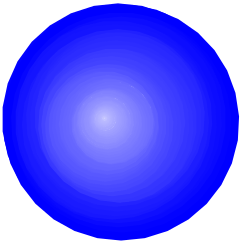

Python code for this plot:
"""
Inspired by:
https://towardsdatascience.com/creating-fractals-with-python-d2b663786da6
"""
import functools
import math
import random
import turtle

import svg_turtle

MAX_DEPTH = 70
SCALE_FACTOR = 1
DEVIATION_FACTOR = 36

# R1 = r = (1/golden_ratio)**(1/golden_ratio)
# r2 = r1**2
# angle1 = math.acos((1+r**2-r**4)/(2*r))
# angle2 = math.acos((1+r**4-r**2)/(2*r**2))


def _gen_fib(below=0):
    prev = 1
    yield prev
    current = 1
    yield current
    while not below or current < below:
        current, prev = prev + current, current
        yield current


FIBS_BELOW_70 = set(i for i in _gen_fib(below=70))


def _is_fib(num):
    return num in FIBS_BELOW_70


def translate(
    start_pos: tuple[float, float],
    translation: tuple[float, float],
) -> tuple[float, float]:
    return (start_pos[0] + translation[0], start_pos[1] + translation[1])


# def operate(
# fractal: turtle.Turtle | svg_turtle.SvgTurtle,
# start_pos: tuple[float, float],
# distance: float,
# depth: float,
# ):
# pass


def dot_at(
    fractal: turtle.Turtle | svg_turtle.SvgTurtle,
    pos: tuple[float, float],
    size: float | None,
):
    current = fractal.pos()
    fractal.penup()
    fractal.goto(pos)
    fractal.pendown()
    fractal.dot(size)
    fractal.penup()
    fractal.goto(current)
    fractal.pendown()


def rgb_to_hex(rgb: tuple[int, int, int]) -> str:
    return f"#{hex(rgb[0])[2:].zfill(2)}{hex(rgb[1])[2:].zfill(2)}{hex(rgb[2])[2:].zfill(2)}"


def build_fractal(
    fractal: turtle.Turtle | svg_turtle.SvgTurtle,
    start_pos: tuple[float, float],
    depth: int = 0,
):
    if depth <= MAX_DEPTH:
        radius = SCALE_FACTOR * (
            1
            + math.log(
                functools.reduce(
                    lambda i, prod: i * prod, (math.sqrt(i) for i in range(1, depth)), 1
                )
            )
        )
        fractal.pencolor(
            rgb_to_hex(
                (
                    round(205 * ((MAX_DEPTH - depth) / MAX_DEPTH)),
                    round(205 * ((MAX_DEPTH - depth) / MAX_DEPTH)),
                    round(255),
                )
            )
        )
        fractal.pensize(round(depth / 10) + 1)
        fractal.penup()
        fractal.goto(translate(start_pos, (0, -radius)))
        fractal.pendown()
        turtle.fillcolor(rgb_to_hex((0, 255, 255)))
        turtle.begin_fill()
        fractal.circle(radius)
        turtle.end_fill()
        next_pos = translate(
            start_pos,
            (
                radius * random.choice((-1, 1)) / DEVIATION_FACTOR,
                radius * random.choice((-1, 1)) / DEVIATION_FACTOR,
            ),
        )
        build_fractal(
            fractal=fractal,
            start_pos=next_pos,
            depth=depth + 1,
        )


def main(is_svg: bool):
    turtle.hideturtle()
    turtle.screensize(100, 100)
    fractal = svg_turtle.SvgTurtle() if is_svg else turtle.Turtle()
    fractal.fillcolor(rgb_to_hex((255, 255, 204)))
    fractal.hideturtle()

    build_fractal(fractal, (0, 0))
    if is_svg:
        fractal.save_as("output.svg")
        print("Saved file as output.svg")
    else:
        turtle.mainloop()


if __name__ == "__main__":
    main(is_svg=True)
